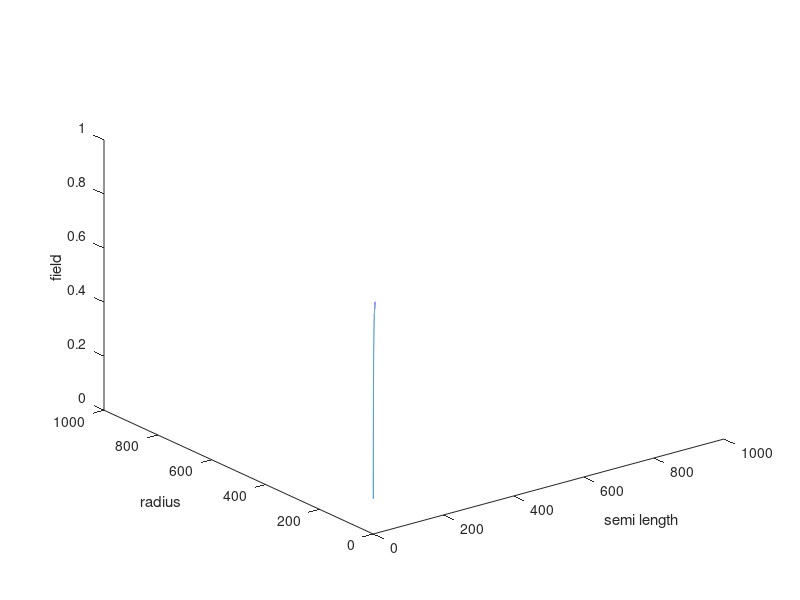

This figure's MATLAB source:
l=linspace(1,1000,100000); %semi length
b=linspace(1.5,1.5,100000); %clearance
a=linspace(1,1000,100000); %radius

op=((2*l)+b);
field=(  op./((a.*a)+(op.*op)).^(1/2)  )   -   ( b./((a.*a)+(b.*b)).^(1/2)  );
%field2=( ( (op.*op)./((a.*a)+(op.*op))).^(1/2)  )   -   ( ( (b.*b)./((a.*a)+(b.*b))).^(1/2))  ;
%checking if sqrt of sq makes a difference; it doesn't.

plot3(l,a,field)
xlabel('semi length')

%plot3(b,a,field)
%xlabel('clearance')

ylabel('radius')
zlabel('field')